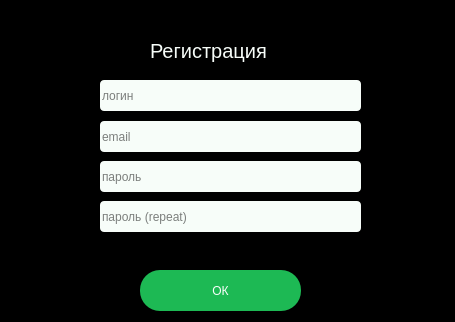
<?xml version="1.0" encoding="UTF-8"?>
<ui version="4.0">
 <class>RegistrationPage</class>
 <widget class="QDialog" name="RegistrationPage">
  <property name="enabled">
   <bool>true</bool>
  </property>
  <property name="geometry">
   <rect>
    <x>0</x>
    <y>0</y>
    <width>455</width>
    <height>322</height>
   </rect>
  </property>
  <property name="windowTitle">
   <string>Dialog</string>
  </property>
  <property name="styleSheet">
   <string notr="true">background-color: #000</string>
  </property>
  <widget class="QLabel" name="label">
   <property name="geometry">
    <rect>
     <x>150</x>
     <y>20</y>
     <width>171</width>
     <height>61</height>
    </rect>
   </property>
   <property name="styleSheet">
    <string notr="true">color: #f7fdf9; font-size:20px; text-align: center;</string>
   </property>
   <property name="text">
    <string>Регистрация</string>
   </property>
  </widget>
  <widget class="QLineEdit" name="name_line">
   <property name="geometry">
    <rect>
     <x>100</x>
     <y>80</y>
     <width>261</width>
     <height>31</height>
    </rect>
   </property>
   <property name="styleSheet">
    <string notr="true">QLineEdit { border-radius: 4px;  color:rgb(0, 0, 0);  background-color: #f7fdf9; } QLineEdit:focus {  border-style:outset;border-width:4px; border-radius: 4px; border-color: #1db954; color: #f7fdf9; background-color: #181818; }</string>
   </property>
   <property name="placeholderText">
    <string>логин</string>
   </property>
  </widget>
  <widget class="QLineEdit" name="email_line">
   <property name="geometry">
    <rect>
     <x>100</x>
     <y>121</y>
     <width>261</width>
     <height>31</height>
    </rect>
   </property>
   <property name="styleSheet">
    <string notr="true">QLineEdit { border-radius: 4px;  color:rgb(0, 0, 0);  background-color: #f7fdf9; } QLineEdit:focus {  border-style:outset;border-width:4px; border-radius: 4px; border-color: #1db954; color: #f7fdf9; background-color: #181818; }</string>
   </property>
   <property name="placeholderText">
    <string>email</string>
   </property>
  </widget>
  <widget class="QLineEdit" name="password_line">
   <property name="geometry">
    <rect>
     <x>100</x>
     <y>161</y>
     <width>261</width>
     <height>31</height>
    </rect>
   </property>
   <property name="styleSheet">
    <string notr="true">QLineEdit { border-radius: 4px;  color:rgb(0, 0, 0);  background-color: #f7fdf9; } QLineEdit:focus {  border-style:outset;border-width:4px; border-radius: 4px; border-color: #1db954; color: #f7fdf9; background-color: #181818; }</string>
   </property>
   <property name="placeholderText">
    <string>пароль</string>
   </property>
  </widget>
  <widget class="QLineEdit" name="password_repeat_line">
   <property name="geometry">
    <rect>
     <x>100</x>
     <y>201</y>
     <width>261</width>
     <height>31</height>
    </rect>
   </property>
   <property name="styleSheet">
    <string notr="true">QLineEdit { border-radius: 4px;  color:rgb(0, 0, 0);  background-color: #f7fdf9; } QLineEdit:focus {  border-style:outset;border-width:4px; border-radius: 4px; border-color: #1db954; color: #f7fdf9; background-color: #181818; }</string>
   </property>
   <property name="placeholderText">
    <string>пароль (repeat)</string>
   </property>
  </widget>
  <widget class="QPushButton" name="accept_button">
   <property name="geometry">
    <rect>
     <x>140</x>
     <y>270</y>
     <width>161</width>
     <height>41</height>
    </rect>
   </property>
   <property name="styleSheet">
    <string notr="true">QPushButton { background-color: #1db954; color: #f7fdf9; border-radius: 20px; position: relative;} QPushButton:focus {position: absolute; left: -5%; width: 110%; top: -5%; height: 110%;}</string>
   </property>
   <property name="text">
    <string>ОК</string>
   </property>
  </widget>
  <widget class="QWidget" name="verticalLayoutWidget">
   <property name="geometry">
    <rect>
     <x>99</x>
     <y>240</y>
     <width>261</width>
     <height>26</height>
    </rect>
   </property>
   <layout class="QVBoxLayout" name="verticalLayout">
    <item>
     <widget class="QLabel" name="status_label">
      <property name="styleSheet">
       <string notr="true">color: #f7fdf9; font-size:20px; text-align: center;</string>
      </property>
      <property name="text">
       <string/>
      </property>
     </widget>
    </item>
   </layout>
  </widget>
 </widget>
 <resources/>
 <connections/>
</ui>
